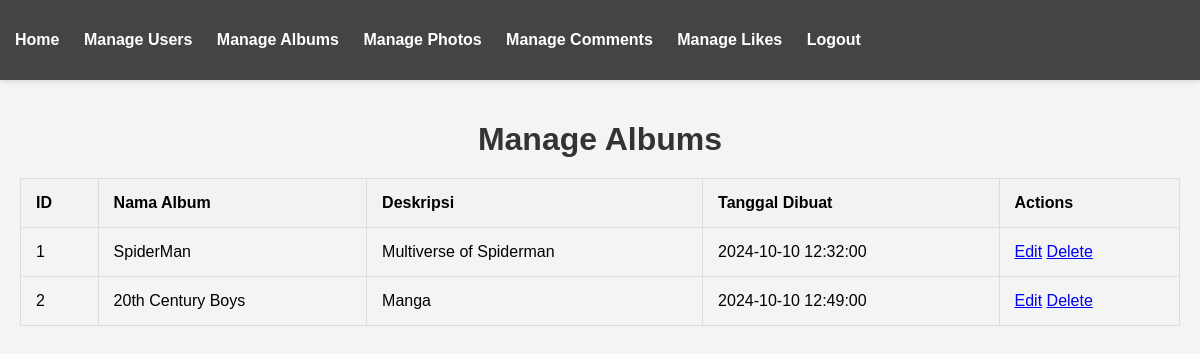
The page /gallery/admin/manage_albums.php (signed in) on the database as committed earlier.
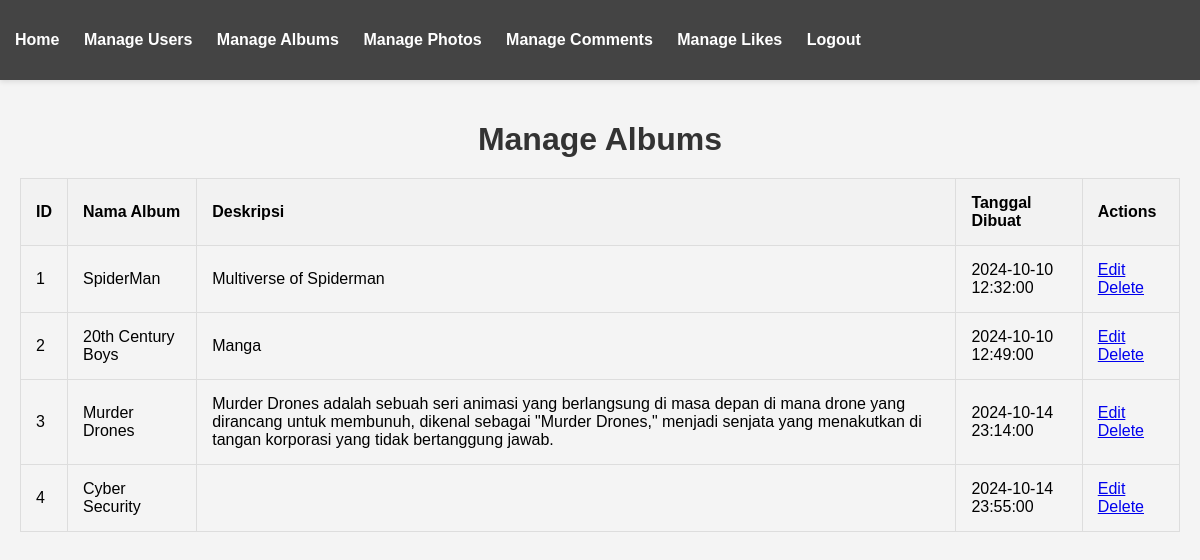
The same page on the database as committed later.
### tables this page shows
CREATE TABLE `album` (
  `AlbumID` int(11) NOT NULL,
  `NamaAlbum` varchar(255) NOT NULL,
  `Deskripsi` text DEFAULT NULL,
  `TanggalDibuat` timestamp NOT NULL DEFAULT current_timestamp(),
  `UserID` int(11) NOT NULL
);

### gallery/admin/manage_albums.php (the view, shortened to what this page needs)
<?php
include_once("../config/koneksi.php");
$sql_albums = "SELECT * FROM album";
$result_albums = $kon->query($sql_albums);
?>
<!DOCTYPE html>
<html lang="en">
<head>
    <link href="css/admin.css" rel="stylesheet">
</head>
<body>
<?php include('admin_nav.php'); ?>
<div class="container">
    <h1>Manage Albums</h1>
    <table>
        <thead>
            <tr>
                <th>ID</th>
                <th>Nama Album</th>
                <th>Deskripsi</th>
                <th>Tanggal Dibuat</th>
                <th>Actions</th>
            </tr>
        </thead>
        <tbody>
            <?php while($album = $result_albums->fetch_assoc()): ?>
            <tr>
                <td><?php echo $album['AlbumID']; ?></td>
                <td><?php echo $album['NamaAlbum']; ?></td>
                <td><?php echo $album['Deskripsi']; ?></td>
                <td><?php echo $album['TanggalDibuat']; ?></td>
                <td>
                    <a href="album/edit_album.php?id=<?php echo $album['AlbumID']; ?>">Edit</a>
                    <a href="album/delete_album.php?id=<?php echo $album['AlbumID']; ?>" onclick="return confirm('Are you sure?')">Delete</a>
                </td>
            </tr>
            <?php endwhile; ?>
        </tbody>
    </table>
</div>
</body>
</html>

Rows that differ between the two databases and show on the page:
added album: AlbumID "3", NamaAlbum "Murder Drones", Deskripsi "Murder Drones adalah sebuah seri animasi yang berlangsung di masa depan di mana drone yang dirancang untuk membunuh, dikenal sebagai \"Murder Drones,\" menjadi senjata yang menakutkan di tangan korporasi yang tidak bertanggung jawab.", TanggalDibuat "2024-10-14 23:14:00"
added album: AlbumID "4", NamaAlbum "Cyber Security", TanggalDibuat "2024-10-14 23:55:00"
